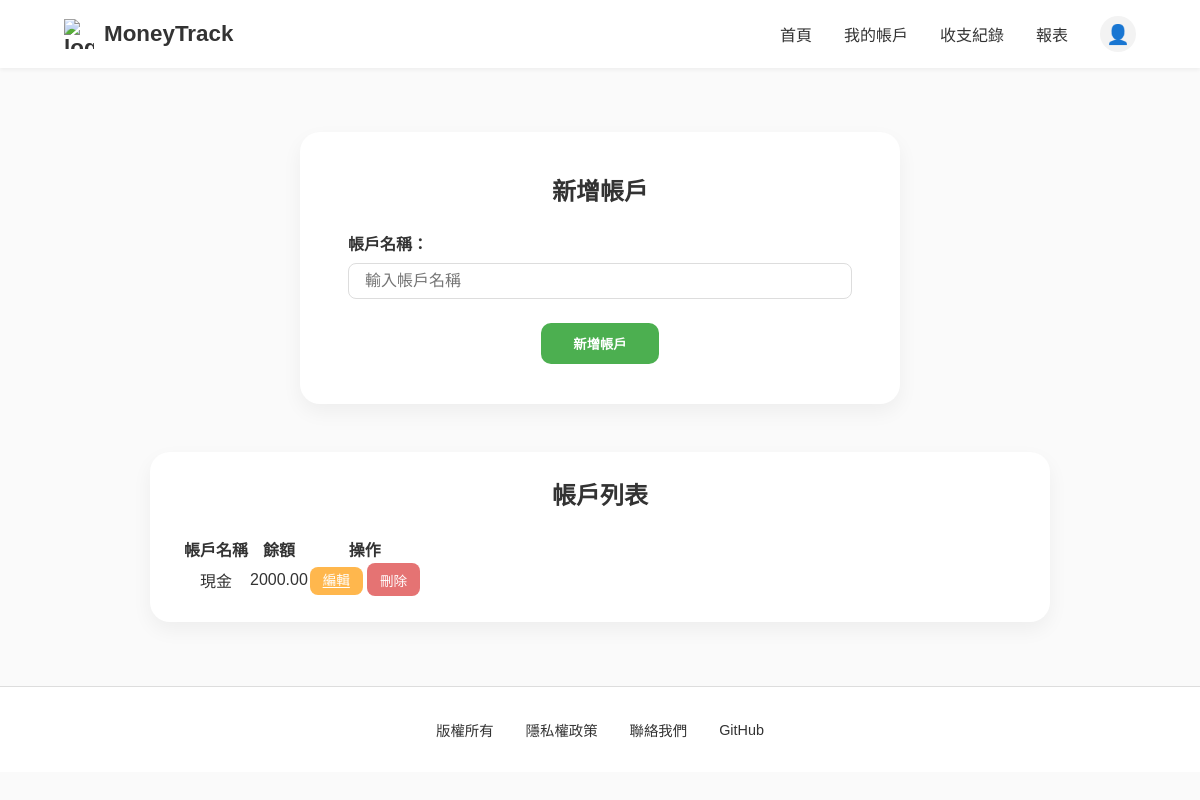
Before: /moneytrack/accounts/ (signed in) with the older database file.
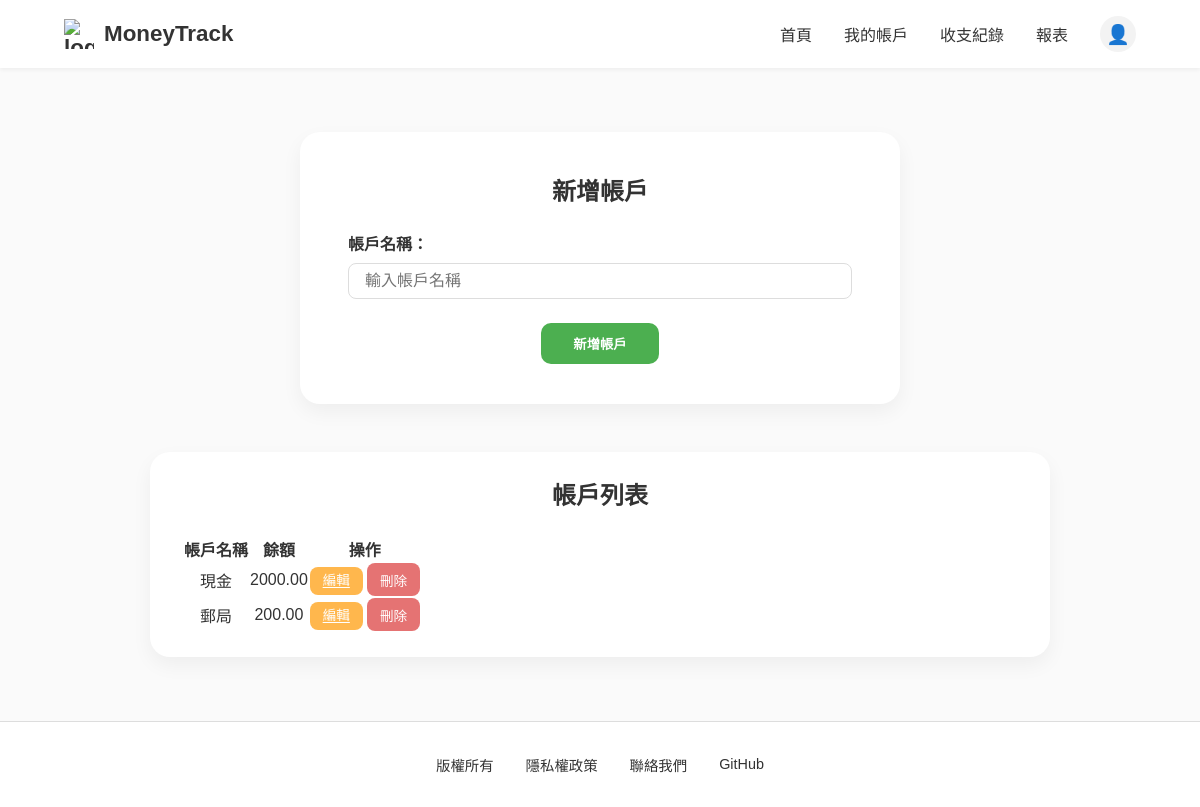
After: the same page with the newer database file.
### apps/moneytrack/models/account.py (models this page shows, shortened)
class Account(models.Model):
    user = models.ForeignKey(User, on_delete=models.CASCADE, related_name='accounts')
    bank_name = models.CharField(max_length=50)  # 例如：現金、中信銀行
    balance = models.DecimalField(max_digits=12, decimal_places=2, default=0)
    class Meta:
        verbose_name = '帳戶'
        verbose_name_plural = '帳戶'

### apps/moneytrack/views.py (the view)
# urls.py: path('accounts/', views.AccountListView.as_view(), name='account_list'),
class AccountListView(LoginRequiredMixin, View):
    def get(self, request):
        accounts = Account.objects.filter(user=request.user)
        return render(request, 'moneytrack/account_list.html', {'accounts': accounts})

### apps/moneytrack/templates/moneytrack/account_list.html (shortened to what this page needs)
{% extends "core/base.html" %}
{% block content %}
<div class="content-wrapper">
    <div class="card-form">
        <h2 style="text-align:center; margin-bottom:1.5rem;">新增帳戶</h2>
        <form method="post" action="{% url 'moneytrack:add_account' %}">
            <label>帳戶名稱：</label>
            <input type="text" name="bank_name" required placeholder="輸入帳戶名稱">
            <div style="text-align:center;">
                <button type="submit" class="btn-primary">新增帳戶</button>
            </div>
        </form>
    </div>
    <div class="table-container">
        <h2 style="text-align:center; margin-bottom:1.5rem;">帳戶列表</h2>
        <table class="table table-striped table-bordered mb-0">
            <thead class="table-dark">
                <tr>
                    <th>帳戶名稱</th>
                    <th>餘額</th>
                    <th>操作</th>
                </tr>
            </thead>
            <tbody>
                {% for acc in accounts %}
                <tr>
                    <td>{{ acc.bank_name }}</td>
                    <td>{{ acc.balance }}</td>
                    <td>
                        <a href="{% url 'moneytrack:edit_account' acc.id %}" class="btn btn-warning">編輯</a>
                        <form method="post" action="{% url 'moneytrack:delete_account' acc.id %}" style="display:inline;">
                            <button type="submit" class="btn btn-danger">刪除</button>
                        </form>
                    </td>
                </tr>
                {% empty %}
                <tr>
                    <td colspan="3" class="text-center">目前沒有帳戶。</td>
                </tr>
                {% endfor %}
            </tbody>
        </table>
    </div>
</div>
{% endblock %}

Changed rows visible on the page:
added Account: bank_name "郵局", balance "200.00"
